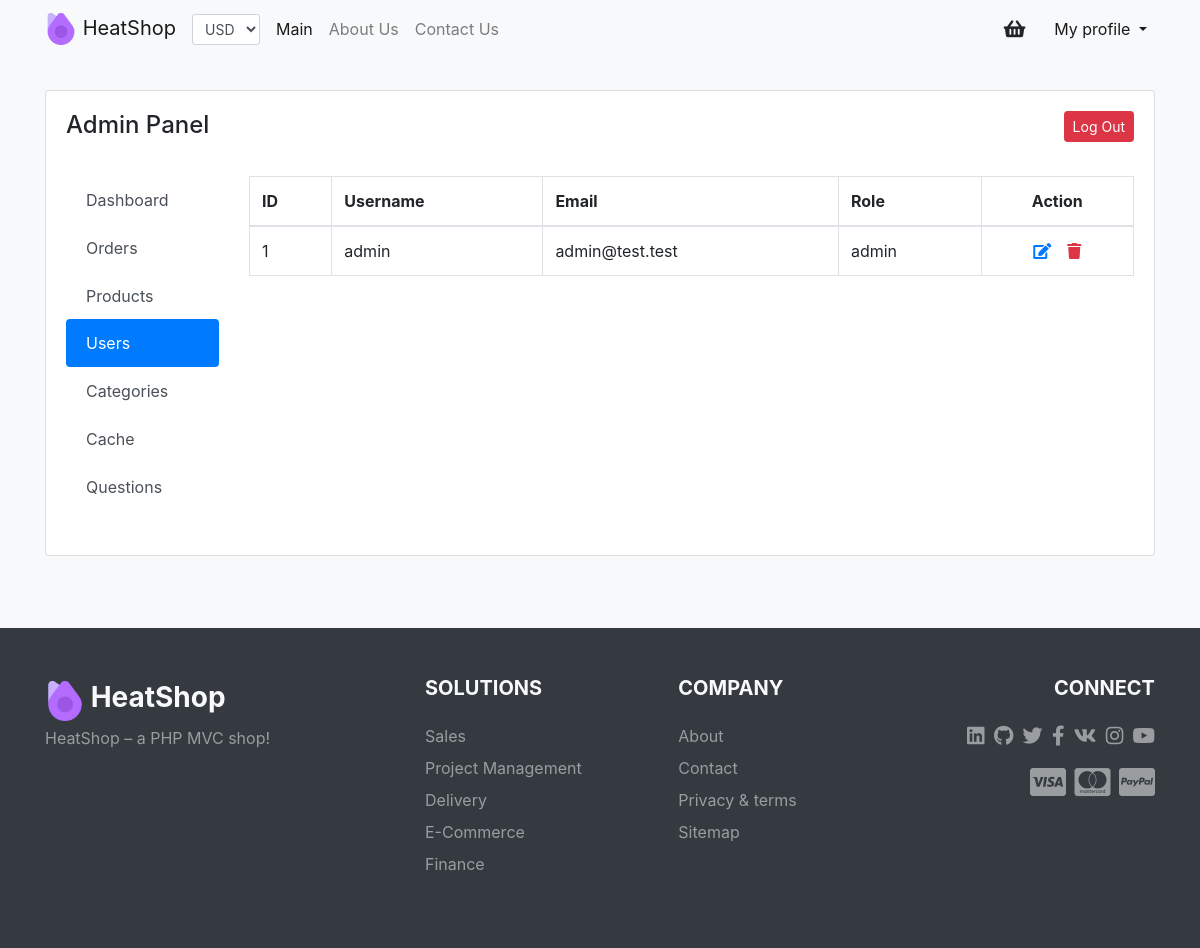
Page /admin/user (signed in) on the committed database.
### tables this page shows
CREATE TABLE `users` (
  `id` int(10) UNSIGNED NOT NULL,
  `username` varchar(255) NOT NULL,
  `email` varchar(50) NOT NULL,
  `password` varchar(255) NOT NULL,
  `address_id` int(10) UNSIGNED DEFAULT NULL,
  `role` enum('user','admin') NOT NULL,
  `date` date NOT NULL DEFAULT current_timestamp(),
  `remember_token` varchar(100) DEFAULT NULL,
  `time_token` int(11) UNSIGNED DEFAULT NULL
);

### app/core/base/BaseController.php (called while the page is built, shortened)
<?php
abstract class BaseController
{
    private $route;
    private $view;
    private $data;
    private $meta = ['title' => 'HeatShop'];
    protected $layout = true;
    function __construct($route)
    {
        $this->route 	  = $route;
        $this->view 	  = $route['action'];
    }
    function set($data)
    {
        $this->data = $data;
    }
    function setMeta($title, $desc = null, $keywords = null)
    {
        $this->meta['title'] 	= $title . ' | HeatShop';
        $this->meta['desc'] 	= $desc;
        $this->meta['keywords'] = strtolower($keywords);
    }
    function getView()
    {
        $viewObj = new View($this->route, $this->layout, $this->view, $this->meta);
        $viewObj->render($this->data);
    }
}

### app/core/App.php (called while the page is built, shortened)
<?php
class App
{
    function __construct()
    {
        new Router();
    }
}

### public/index.php (called while the page is built, shortened)
<?php
new \app\core\App();

### app/controllers/admin/UserController.php (called while the page is built, shortened)
<?php
class UserController extends Controller
{
    function indexAction()
    {
        $page       = isset($_GET['page']) ? (int) $_GET['page'] : 1;
        $perpage    = 10;
        $count      = User::getCountUsers();
        $pagination = new Pagination($page, $perpage, $count);
        $start      = $pagination->getStart();
        $users      = User::getAll($start, $perpage);
    }
}

### config/db.php (called while the page is built)
<?php
return [
    'dsn' => "mysql:host=localhost;dbname=heatshop;charset=utf8",
    'user' => 'root',
    'pass' => ''
];

### app/core/Db.php (called while the page is built, shortened)
<?php
class Db
{
    private static $db = null;
    private static function connect()
    {
        if (!self::$db) {
            $config	  = include CONFIG . '/db.php';
            self::$db = new PDO($config['dsn'], $config['user'], $config['pass']);
        }
        return self::$db;
    }
    static function query($sql, $params = [])
    {
        $stmt = self::connect()->prepare($sql);
        $stmt->execute();
        return $stmt;
    }
    static function row($sql, $params = [])
    {
        $stmt = self::query($sql, $params);
        return $stmt->fetch(PDO::FETCH_ASSOC);
    }
    static function rowAll($sql, $params = [])
    {
        $stmt = self::query($sql, $params);
        return $stmt->fetchAll(PDO::FETCH_ASSOC);
    }
}

### app/models/admin/User.php (called while the page is built, shortened)
<?php
class User extends AppUser
{
    static function getAll($start, $perpage)
    {
        return Db::rowAll("SELECT * FROM `users` LIMIT $start, $perpage");
    }
    static function getCountUsers()
    {
        $stmt = Db::row('SELECT count(*) AS `count` FROM users');
        return $stmt['count'];
    }
}

### app/core/libs/Pagination.php (called while the page is built, shortened)
<?php
class Pagination
{
    public $currentPage;
    public $perpage;
    public $total;
    function __construct($page, $perpage, $total)
    {
        $this->perpage 	   = $perpage;
        $this->total 	   = $total;
        $this->countPages  = $this->getCountPages();
        $this->currentPage = $this->getCurrentPage($page);
    }
    function getCountPages()
    {
        return ceil($this->total / $this->perpage) ?: 1;
    }
    function getCurrentPage($page)
    {
        return $page;
    }
    function getStart()
    {
        return ($this->currentPage - 1) * $this->perpage;
    }
    function getParams()
    {
        $url = $_SERVER['REQUEST_URI'];
        $url = explode('?', $url);
        $uri = $url[0] . '?';
        return urldecode($uri);
    }
}

### app/views/admin/user/index.php (the view, shortened to what this page needs)
<div class="card mx-auto mt-4">
    <div class="card-body">
        <div class="row mb-4">
            <div class="col">
                <h4 class="card-title float-left">Admin Panel</h4>
            </div>
            <div class="col">
                <a href="user/logout" class="btn btn-sm btn-danger float-right">Log Out</a>
            </div>
        </div>
        <div class="row">
            <div class="col-lg-2 mb-4">
                <div class="list-group">
                    <a href="<?=ADMIN;?>" class="list-group-item list-group-item-action border-0 rounded">Dashboard</a>
                    <a href="<?=ADMIN;?>/order" class="list-group-item list-group-item-action border-0 rounded ">Orders</a>
                    <a href="<?=ADMIN;?>/product" class="list-group-item list-group-item-action border-0 rounded">Products</a>
                    <a href="<?=ADMIN;?>/user" class="list-group-item list-group-item-action border-0 rounded active">Users</a>
                    <a href="<?=ADMIN;?>/category" class="list-group-item list-group-item-action border-0 rounded">Categories</a>
                    <a href="<?=ADMIN;?>/cache" class="list-group-item list-group-item-action border-0 rounded">Cache</a>
                    <a href="<?=ADMIN;?>/question" class="list-group-item list-group-item-action border-0 rounded">Questions</a>
                </div>
            </div>
            <div class="col-md-10">
                <div class="table-responsive mb-4">
                    <table class="table table-bordered table-hover">
                        <thead>
                            <tr>
                                <th>ID</th>
                                <th>Username</th>
                                <th>Email</th>
                                <th>Role</th>
                                <th class="text-center">Action</th>
                            </tr>
                        </thead>
                        <tbody>
                        <?php foreach ($users as $user): ?>
                            <tr>
                                <td><?=$user['id'];?></td>
                                <td><?=$user['username'];?></td>
                                <td><?=$user['email'];?></td>
                                <td><?=$user['role'];?></td>
                                <td class="text-center"><a href="<?=ADMIN;?>/user/edit?id=<?=$user['id'];?>" class="mr-3"><i class="fas fa-edit"></i></a><a href="<?=ADMIN;?>/user/delete?id=<?=$user['id'];?>" class="delete"><i class="fas fa-trash text-danger"></i></a></td>
                            </tr>
                        <?php endforeach; ?>
                        </tbody>
                    </table>
                </div>
            </div>
        </div>
    </div>
</div>

### rows in the picture
users: id "1", username "admin", email "admin@test.test", role "admin"

### other values in the picture
form field value "USD"
